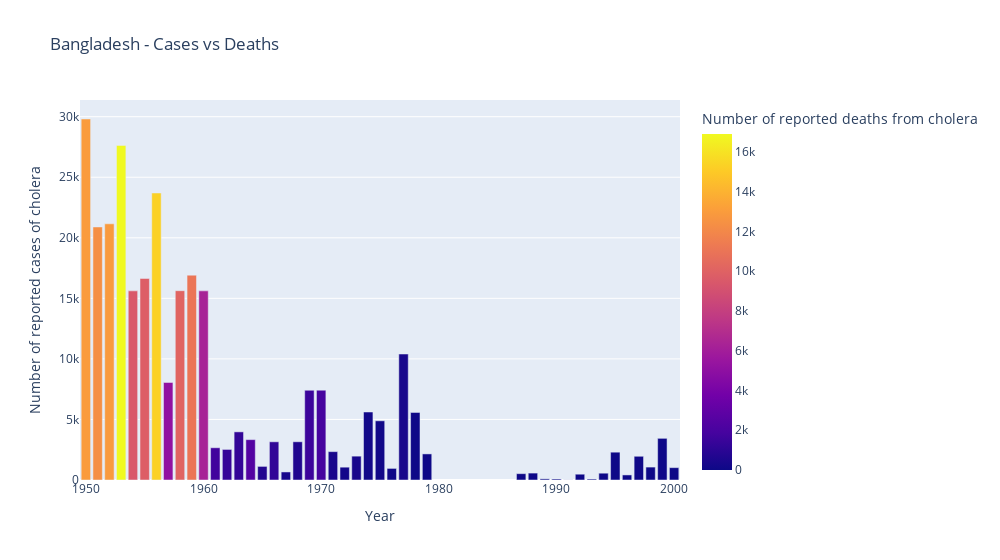
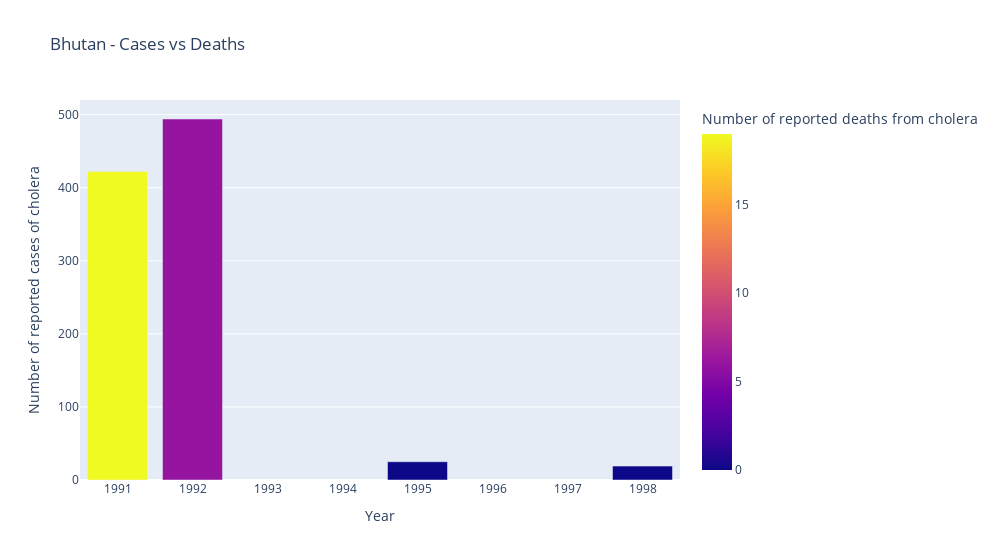
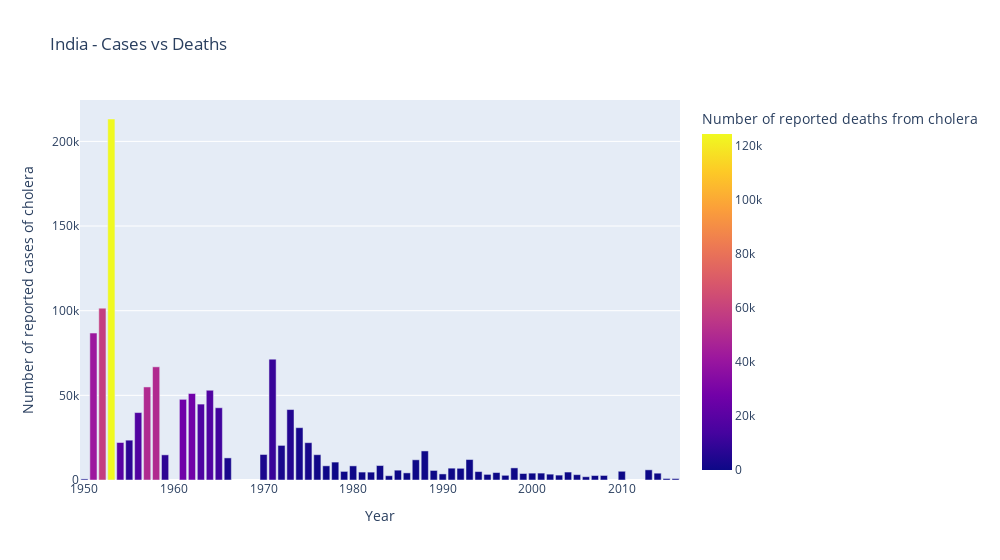
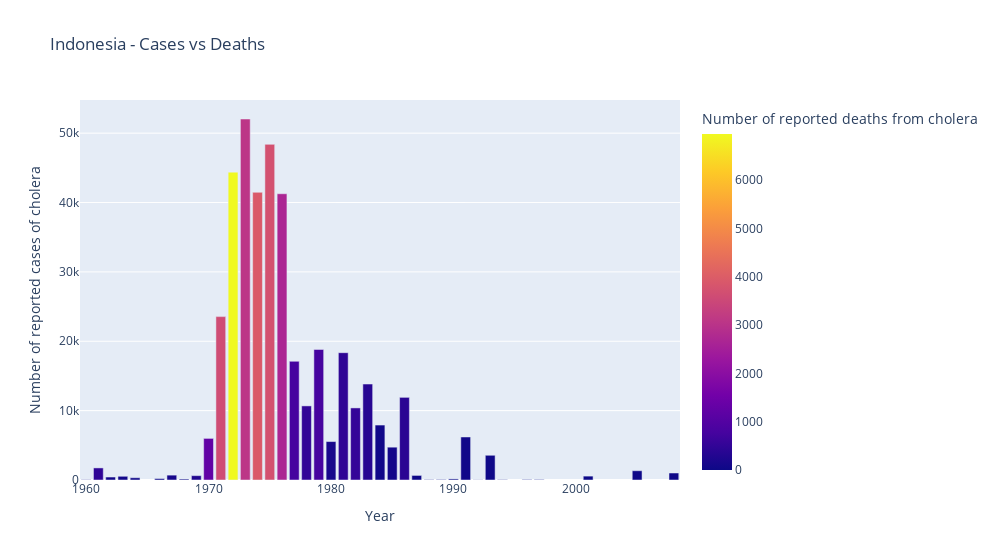

These figures' notebook cell, in order:
### Markdown cell above
#### 3. Cases vs Deaths per country

### Code cell
for i in data_southasia['Country'].unique():

    fig = px.bar(
    data_frame = data_southasia.loc[data['Country']==i], 
    x='Year', 
    y='Number of reported cases of cholera', 
    width=1000, 
    color='Number of reported deaths from cholera',
    color_discrete_sequence ='viridis',
    title=f'{i} - Cases vs Deaths')

    fig.show()

### Figure 1 — Plotly figure (JSON) as saved in the notebook; plotly's stock layout.template omitted (floating-point values rounded to 4 significant figures)
{"data": [{"alignmentgroup": "True", "hovertemplate": "Year=%{x}<br>Number of reported cases of cholera=%{y}<br>Number of reported deaths from cholera=%{marker.color}<extra></extra>", "legendgroup": "", "marker": {"color": [16, 63, 26, 95, 0, 61, 41, 0, 29, 0, 4, 2, 43, 23, 21, 81, 354, 62, 117, 173, 369, 201, 386, 1889, 1556, 614, 369, 1234, 683, 2419, 1248, 1304, 1703, 6272, 11056, 10119, 5134, 15310, 9802, 9443, 16904, 12884, 12372, 12947], "coloraxis": "coloraxis", "pattern": {"shape": ""}}, "name": "", "offsetgroup": "", "orientation": "v", "showlegend": false, "textposition": "auto", "type": "bar", "x": [2000, 1999, 1998, 1997, 1996, 1995, 1994, 1993, 1992, 1991, 1990, 1989, 1988, 1987, 1979, 1978, 1977, 1976, 1975, 1974, 1973, 1972, 1971, 1970, 1969, 1968, 1967, 1966, 1965, 1964, 1963, 1962, 1961, 1960, 1959, 1958, 1957, 1956, 1955, 1954, 1953, 1952, 1951, 1950], "xaxis": "x", "y": [1021, 3440, 1067, 1959, 418, 2297, 562, 78, 479, 8, 82, 94, 571, 523, 2154, 5576, 10403, 957, 4888, 5614, 1969, 1059, 2342, 7419, 7411, 3156, 664, 3154, 1123, 3333, 3975, 2524, 2663, 15618, 16915, 15631, 8054, 23699, 16642, 15617, 27631, 21154, 20894, 29809], "yaxis": "y"}], "layout": {"barmode": "relative", "coloraxis": {"colorbar": {"title": {"text": "Number of reported deaths from cholera"}}, "colorscale": [[0, "#0d0887"], [0.1111, "#46039f"], [0.2222, "#7201a8"], [0.3333, "#9c179e"], [0.4444, "#bd3786"], [0.5556, "#d8576b"], [0.6667, "#ed7953"], [0.7778, "#fb9f3a"], [0.8889, "#fdca26"], [1, "#f0f921"]]}, "legend": {"tracegroupgap": 0}, "title": {"text": "Bangladesh - Cases vs Deaths"}, "width": 1000, "xaxis": {"anchor": "y", "domain": [0, 1], "title": {"text": "Year"}}, "yaxis": {"anchor": "x", "domain": [0, 1], "title": {"text": "Number of reported cases of cholera"}}}}

### Figure 2 — Plotly figure (JSON) as saved in the notebook; plotly's stock layout.template omitted (floating-point values rounded to 4 significant figures)
{"data": [{"alignmentgroup": "True", "hovertemplate": "Year=%{x}<br>Number of reported cases of cholera=%{y}<br>Number of reported deaths from cholera=%{marker.color}<extra></extra>", "legendgroup": "", "marker": {"color": [0, 0, 6, 19], "coloraxis": "coloraxis", "pattern": {"shape": ""}}, "name": "", "offsetgroup": "", "orientation": "v", "showlegend": false, "textposition": "auto", "type": "bar", "x": [1998, 1995, 1992, 1991], "xaxis": "x", "y": [19, 25, 494, 422], "yaxis": "y"}], "layout": {"barmode": "relative", "coloraxis": {"colorbar": {"title": {"text": "Number of reported deaths from cholera"}}, "colorscale": [[0, "#0d0887"], [0.1111, "#46039f"], [0.2222, "#7201a8"], [0.3333, "#9c179e"], [0.4444, "#bd3786"], [0.5556, "#d8576b"], [0.6667, "#ed7953"], [0.7778, "#fb9f3a"], [0.8889, "#fdca26"], [1, "#f0f921"]]}, "legend": {"tracegroupgap": 0}, "title": {"text": "Bhutan - Cases vs Deaths"}, "width": 1000, "xaxis": {"anchor": "y", "domain": [0, 1], "title": {"text": "Year"}}, "yaxis": {"anchor": "x", "domain": [0, 1], "title": {"text": "Number of reported cases of cholera"}}}}

### Figure 3 — Plotly figure (JSON) as saved in the notebook; plotly's stock layout.template omitted (floating-point values rounded to 4 significant figures)
{"data": [{"alignmentgroup": "True", "hovertemplate": "Year=%{x}<br>Number of reported cases of cholera=%{y}<br>Number of reported deaths from cholera=%{marker.color}<extra></extra>", "legendgroup": "", "marker": {"color": [3, 4, 21, 54, 9, 1, 3, 3, 6, 7, 2, 10, 6, 20, 6, 11, 16, 34, 5, 32, 51, 55, 149, 83, 93, 380, 240, 70, 155, 27, 309, 213, 150, 307, 113, 246, 289, 662, 2330, 2289, 5406, 2845, 10478, 3420, 2799, 12664, 17035, 16357, 27141, 26946, 7696, 49818, 49715, 17206, 7662, 19368, 124227, 58252, 41543, 396], "coloraxis": "coloraxis", "pattern": {"shape": ""}}, "name": "", "offsetgroup": "", "orientation": "v", "showlegend": false, "textposition": "auto", "type": "bar", "x": [2016, 2015, 2014, 2013, 2010, 2008, 2007, 2006, 2005, 2004, 2003, 2002, 2001, 2000, 1999, 1998, 1997, 1996, 1995, 1994, 1993, 1992, 1991, 1990, 1989, 1988, 1987, 1986, 1985, 1984, 1983, 1982, 1981, 1980, 1979, 1978, 1977, 1976, 1975, 1974, 1973, 1972, 1971, 1970, 1966, 1965, 1964, 1963, 1962, 1961, 1959, 1958, 1957, 1956, 1955, 1954, 1953, 1952, 1951, 1950], "xaxis": "x", "y": [841, 889, 4031, 6008, 5155, 2680, 2635, 1939, 3155, 4695, 2893, 3455, 4081, 4053, 3839, 7151, 2768, 4396, 3315, 4973, 12084, 6911, 6993, 3583, 5640, 17162, 11934, 4208, 5808, 2527, 8542, 4656, 4681, 8344, 5073, 10585, 8376, 14946, 22049, 30903, 41611, 20435, 71386, 15067, 13052, 42677, 53011, 44839, 51082, 47637, 14852, 66849, 54961, 39829, 23533, 22146, 213225, 101493, 86787, 625], "yaxis": "y"}], "layout": {"barmode": "relative", "coloraxis": {"colorbar": {"title": {"text": "Number of reported deaths from cholera"}}, "colorscale": [[0, "#0d0887"], [0.1111, "#46039f"], [0.2222, "#7201a8"], [0.3333, "#9c179e"], [0.4444, "#bd3786"], [0.5556, "#d8576b"], [0.6667, "#ed7953"], [0.7778, "#fb9f3a"], [0.8889, "#fdca26"], [1, "#f0f921"]]}, "legend": {"tracegroupgap": 0}, "title": {"text": "India - Cases vs Deaths"}, "width": 1000, "xaxis": {"anchor": "y", "domain": [0, 1], "title": {"text": "Year"}}, "yaxis": {"anchor": "x", "domain": [0, 1], "title": {"text": "Number of reported cases of cholera"}}}}

### Figure 4 — Plotly figure (JSON) as saved in the notebook; plotly's stock layout.template omitted (floating-point values rounded to 4 significant figures)
{"data": [{"alignmentgroup": "True", "hovertemplate": "Year=%{x}<br>Number of reported cases of cholera=%{y}<br>Number of reported deaths from cholera=%{marker.color}<extra></extra>", "legendgroup": "", "marker": {"color": [27, 19, 6, 0, 0, 0, 25, 0, 55, 0, 0, 0, 18, 391, 85, 59, 346, 535, 463, 150, 769, 507, 780, 2665, 3715, 3920, 3058, 6956, 3607, 1257, 262, 22, 139, 36, 69, 83, 80, 474, 22], "coloraxis": "coloraxis", "pattern": {"shape": ""}}, "name": "", "offsetgroup": "", "orientation": "v", "showlegend": false, "textposition": "auto", "type": "bar", "x": [2008, 2005, 2001, 1997, 1996, 1994, 1993, 1992, 1991, 1990, 1989, 1988, 1987, 1986, 1985, 1984, 1983, 1982, 1981, 1980, 1979, 1978, 1977, 1976, 1975, 1974, 1973, 1972, 1971, 1970, 1969, 1968, 1967, 1966, 1964, 1963, 1962, 1961, 1960], "xaxis": "x", "y": [1007, 1338, 561, 66, 66, 47, 3564, 25, 6202, 155, 67, 50, 659, 11915, 4732, 7921, 13832, 10391, 18354, 5541, 18817, 10683, 17112, 41264, 48387, 41474, 52042, 44383, 23555, 5997, 627, 135, 700, 204, 326, 535, 428, 1742, 41], "yaxis": "y"}], "layout": {"barmode": "relative", "coloraxis": {"colorbar": {"title": {"text": "Number of reported deaths from cholera"}}, "colorscale": [[0, "#0d0887"], [0.1111, "#46039f"], [0.2222, "#7201a8"], [0.3333, "#9c179e"], [0.4444, "#bd3786"], [0.5556, "#d8576b"], [0.6667, "#ed7953"], [0.7778, "#fb9f3a"], [0.8889, "#fdca26"], [1, "#f0f921"]]}, "legend": {"tracegroupgap": 0}, "title": {"text": "Indonesia - Cases vs Deaths"}, "width": 1000, "xaxis": {"anchor": "y", "domain": [0, 1], "title": {"text": "Year"}}, "yaxis": {"anchor": "x", "domain": [0, 1], "title": {"text": "Number of reported cases of cholera"}}}}
